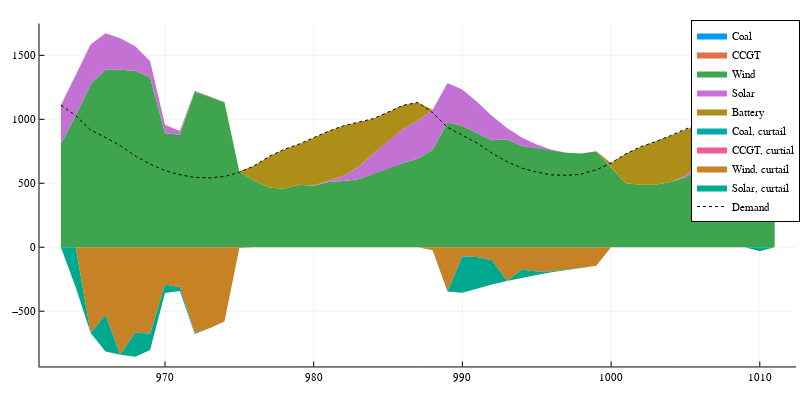

This figure's notebook cell:
### Code cell
using Plots
println(T)
@userplot StackedArea

# a simple "recipe" for Plots.jl to get stacked area plots
# usage: stackedarea(xvector, datamatrix, plotsoptions)
@recipe function f(pc::StackedArea)
    x, y = pc.args
    n = length(x)
    y = cumsum(y, dims=2)
    seriestype := :shape

    # create a filled polygon for each item
    for c=1:size(y,2)
        sx = vcat(x, reverse(x))
        sy = vcat(y[:,c], c==1 ? zeros(n) : reverse(y[:,c-1]))
        @series (sx, sy)
    end
end

a = X_gen_matrix[1, time_ls]
b = X_gen_matrix[2, time_ls]
c = X_gen_matrix[3, time_ls]
d = X_gen_matrix[4, time_ls]
e = X_gen_matrix[5, time_ls]
a_c = X_cur_matrix[1, time_ls] * -1
b_c = X_cur_matrix[2, time_ls] * -1
c_c = X_cur_matrix[3, time_ls] * -1
d_c = X_cur_matrix[4, time_ls] * -1
x = time_ls


time_ls = time_ls_opt
plotly()
stackedarea(x, [d c b a e], labels=["Coal" "CCGT" "Wind" "Solar" "Battery"], lw=0)
stackedarea!(x, [d_c c_c b_c a_c], labels=["Coal, curtail" "CCGT, curtial" "Wind, curtail" "Solar, curtail"], lw=0)
plot!(x, total_demand[time_ls], label="Demand", lc=:black, lw=1, ls=:dot)
# plot!(x, value.(X_D)[:], label="Demand, shifted", lc=:black, lw=2)
plot!(size=(800,400))

### Figure 1 — Plotly figure (JSON) as saved in the notebook; plotly's stock layout.template omitted (floating-point values rounded to 4 significant figures)
{"data": [{"fill": "tozeroy", "fillcolor": "rgba(0, 154, 250, 1.000)", "legendgroup": "Coal", "line": {"color": "rgba(0, 0, 0, 1.000)", "dash": "solid", "width": 0}, "mode": "lines", "name": "Coal", "showlegend": true, "type": "scatter", "x": [963, 964, 965, 966, 967, 968, 969, 970, 971, 972, 973, 974, 975, 976, 977, 978, 979, 980, 981, 982, 983, 984, 985, 986, 987, 988, 989, 990, 991, 992, 993, 994, 995, 996, 997, 998, 999, 1000, 1001, 1002, 1003, 1004, 1005, 1006, 1007, 1008, 1009, 1010, 1011, 1011, 1010, 1009, 1008, 1007, 1006, 1005, 1004, 1003, 1002, 1001, 1000, 999, 998, 997, 996, 995, 994, 993, 992, 991, 990, 989, 988, 987, 986, 985, 984, 983, 982, 981, 980, 979, 978, 977, 976, 975, 974, 973, 972, 971, 970, 969, 968, 967, 966, 965, 964, 963, 963], "xaxis": "x1", "y": [0, 0, 0, 0, 0, 0, 0, 0, 0, 0, 0, 0, 0, 0, 0, 0, 0, 0, 0, 0, 0, 0, 0, 0, 0, 0, 0, 0, 0, 0, 0, 0, 0, 0, 0, 0, 0, 0, 0, 0, 0, 0, 0, 0, 0, 0, 0, 0, 0, 0, 0, 0, 0, 0, 0, 0, 0, 0, 0, 0, 0, 0, 0, 0, 0, 0, 0, 0, 0, 0, 0, 0, 0, 0, 0, 0, 0, 0, 0, 0, 0, 0, 0, 0, 0, 0, 0, 0, 0, 0, 0, 0, 0, 0, 0, 0, 0, 0, 0], "yaxis": "y1"}, {"fill": "tozeroy", "fillcolor": "rgba(227, 111, 71, 1.000)", "legendgroup": "CCGT", "line": {"color": "rgba(0, 0, 0, 1.000)", "dash": "solid", "width": 0}, "mode": "lines", "name": "CCGT", "showlegend": true, "type": "scatter", "x": [963, 964, 965, 966, 967, 968, 969, 970, 971, 972, 973, 974, 975, 976, 977, 978, 979, 980, 981, 982, 983, 984, 985, 986, 987, 988, 989, 990, 991, 992, 993, 994, 995, 996, 997, 998, 999, 1000, 1001, 1002, 1003, 1004, 1005, 1006, 1007, 1008, 1009, 1010, 1011, 1011, 1010, 1009, 1008, 1007, 1006, 1005, 1004, 1003, 1002, 1001, 1000, 999, 998, 997, 996, 995, 994, 993, 992, 991, 990, 989, 988, 987, 986, 985, 984, 983, 982, 981, 980, 979, 978, 977, 976, 975, 974, 973, 972, 971, 970, 969, 968, 967, 966, 965, 964, 963, 963], "xaxis": "x1", "y": [0, 0, 0, 0, 0, 0, 0, 0, 0, 0, 0, 0, 0, 0, 0, 0, 0, 0, 0, 0, 0, 0, 0, 0, 0, 0, 0, 0, 0, 0, 0, 0, 0, 0, 0, 0, 0, 0, 0, 0, 0, 0, 0, 0, 0, 0, 0, 0, 0, 0, 0, 0, 0, 0, 0, 0, 0, 0, 0, 0, 0, 0, 0, 0, 0, 0, 0, 0, 0, 0, 0, 0, 0, 0, 0, 0, 0, 0, 0, 0, 0, 0, 0, 0, 0, 0, 0, 0, 0, 0, 0, 0, 0, 0, 0, 0, 0, 0, 0], "yaxis": "y1"}, {"fill": "tozeroy", "fillcolor": "rgba(62, 164, 78, 1.000)", "legendgroup": "Wind", "line": {"color": "rgba(0, 0, 0, 1.000)", "dash": "solid", "width": 0}, "mode": "lines", "name": "Wind", "showlegend": true, "type": "scatter", "x": [963, 964, 965, 966, 967, 968, 969, 970, 971, 972, 973, 974, 975, 976, 977, 978, 979, 980, 981, 982, 983, 984, 985, 986, 987, 988, 989, 990, 991, 992, 993, 994, 995, 996, 997, 998, 999, 1000, 1001, 1002, 1003, 1004, 1005, 1006, 1007, 1008, 1009, 1010, 1011, 1011, 1010, 1009, 1008, 1007, 1006, 1005, 1004, 1003, 1002, 1001, 1000, 999, 998, 997, 996, 995, 994, 993, 992, 991, 990, 989, 988, 987, 986, 985, 984, 983, 982, 981, 980, 979, 978, 977, 976, 975, 974, 973, 972, 971, 970, 969, 968, 967, 966, 965, 964, 963, 963], "xaxis": "x1", "y": [811.1, 1029.0, 1276.0, 1387.0, 1388.0, 1380.0, 1327.0, 890.9, 879.8, 1216.0, 1175.0, 1133.0, 592.3, 519.0, 467.0, 456.2, 487.9, 481.2, 509.4, 516.8, 531.8, 575.2, 614.0, 657.9, 691.9, 761.1, 974.1, 948.6, 890.5, 835.8, 844.5, 792.0, 775.8, 754.2, 738.5, 731.9, 750.1, 623.7, 500.0, 489.2, 488.3, 509.3, 547.7, 620.3, 710.2, 784.6, 845.7, 874.3, 820.5, 0, 0, 0, 0, 0, 0, 0, 0, 0, 0, 0, 0, 0, 0, 0, 0, 0, 0, 0, 0, 0, 0, 0, 0, 0, 0, 0, 0, 0, 0, 0, 0, 0, 0, 0, 0, 0, 0, 0, 0, 0, 0, 0, 0, 0, 0, 0, 0, 0, 811.1], "yaxis": "y1"}, {"fill": "tozeroy", "fillcolor": "rgba(195, 113, 210, 1.000)", "legendgroup": "Solar", "line": {"color": "rgba(0, 0, 0, 1.000)", "dash": "solid", "width": 0}, "mode": "lines", "name": "Solar", "showlegend": true, "type": "scatter", "x": [963, 964, 965, 966, 967, 968, 969, 970, 971, 972, 973, 974, 975, 976, 977, 978, 979, 980, 981, 982, 983, 984, 985, 986, 987, 988, 989, 990, 991, 992, 993, 994, 995, 996, 997, 998, 999, 1000, 1001, 1002, 1003, 1004, 1005, 1006, 1007, 1008, 1009, 1010, 1011, 1011, 1010, 1009, 1008, 1007, 1006, 1005, 1004, 1003, 1002, 1001, 1000, 999, 998, 997, 996, 995, 994, 993, 992, 991, 990, 989, 988, 987, 986, 985, 984, 983, 982, 981, 980, 979, 978, 977, 976, 975, 974, 973, 972, 971, 970, 969, 968, 967, 966, 965, 964, 963, 963], "xaxis": "x1", "y": [1111.0, 1343.0, 1585.0, 1673.0, 1633.0, 1571.0, 1454.0, 957.3, 907.7, 1223.0, 1175.0, 1133.0, 592.3, 519.0, 467.0, 456.2, 487.9, 481.9, 520.6, 559.3, 626.7, 733.7, 832.3, 924.5, 991.2, 1075.0, 1283.0, 1234.0, 1135.0, 1026.0, 933.0, 857.8, 803.4, 761.5, 738.9, 731.9, 750.1, 623.7, 500.0, 489.2, 488.3, 510.0, 558.6, 662.4, 804.5, 942.3, 1063.0, 1140.0, 1119.0, 820.5, 874.3, 845.7, 784.6, 710.2, 620.3, 547.7, 509.3, 488.3, 489.2, 500.0, 623.7, 750.1, 731.9, 738.5, 754.2, 775.8, 792.0, 844.5, 835.8, 890.5, 948.6, 974.1, 761.1, 691.9, 657.9, 614.0, 575.2, 531.8, 516.8, 509.4, 481.2, 487.9, 456.2, 467.0, 519.0, 592.3, 1133.0, 1175.0, 1216.0, 879.8, 890.9, 1327.0, 1380.0, 1388.0, 1387.0, 1276.0, 1029.0, 811.1, 1111.0], "yaxis": "y1"}, {"fill": "tozeroy", "fillcolor": "rgba(172, 142, 24, 1.000)", "legendgroup": "Battery", "line": {"color": "rgba(0, 0, 0, 1.000)", "dash": "solid", "width": 0}, "mode": "lines", "name": "Battery", "showlegend": true, "type": "scatter", "x": [963, 964, 965, 966, 967, 968, 969, 970, 971, 972, 973, 974, 975, 976, 977, 978, 979, 980, 981, 982, 983, 984, 985, 986, 987, 988, 989, 990, 991, 992, 993, 994, 995, 996, 997, 998, 999, 1000, 1001, 1002, 1003, 1004, 1005, 1006, 1007, 1008, 1009, 1010, 1011, 1011, 1010, 1009, 1008, 1007, 1006, 1005, 1004, 1003, 1002, 1001, 1000, 999, 998, 997, 996, 995, 994, 993, 992, 991, 990, 989, 988, 987, 986, 985, 984, 983, 982, 981, 980, 979, 978, 977, 976, 975, 974, 973, 972, 971, 970, 969, 968, 967, 966, 965, 964, 963, 963], "xaxis": "x1", "y": [1111.0, 1343.0, 1585.0, 1673.0, 1633.0, 1571.0, 1454.0, 957.3, 907.7, 1223.0, 1175.0, 1133.0, 592.3, 637.2, 709.6, 764.6, 805.6, 854.9, 907.4, 949.5, 974.7, 1005.0, 1056.0, 1109.0, 1132.0, 1075.0, 1283.0, 1234.0, 1135.0, 1026.0, 933.0, 857.8, 803.4, 761.5, 738.9, 731.9, 750.1, 658.1, 730.5, 786.3, 826.3, 872.6, 923.5, 965.4, 989.0, 1017.0, 1063.0, 1140.0, 1125.0, 1119.0, 1140.0, 1063.0, 942.3, 804.5, 662.4, 558.6, 510.0, 488.3, 489.2, 500.0, 623.7, 750.1, 731.9, 738.9, 761.5, 803.4, 857.8, 933.0, 1026.0, 1135.0, 1234.0, 1283.0, 1075.0, 991.2, 924.5, 832.3, 733.7, 626.7, 559.3, 520.6, 481.9, 487.9, 456.2, 467.0, 519.0, 592.3, 1133.0, 1175.0, 1223.0, 907.7, 957.3, 1454.0, 1571.0, 1633.0, 1673.0, 1585.0, 1343.0, 1111.0, 1111.0], "yaxis": "y1"}, {"fill": "tozeroy", "fillcolor": "rgba(0, 170, 174, 1.000)", "legendgroup": "Coal, curtail", "line": {"color": "rgba(0, 0, 0, 1.000)", "dash": "solid", "width": 0}, "mode": "lines", "name": "Coal, curtail", "showlegend": true, "type": "scatter", "x": [963, 964, 965, 966, 967, 968, 969, 970, 971, 972, 973, 974, 975, 976, 977, 978, 979, 980, 981, 982, 983, 984, 985, 986, 987, 988, 989, 990, 991, 992, 993, 994, 995, 996, 997, 998, 999, 1000, 1001, 1002, 1003, 1004, 1005, 1006, 1007, 1008, 1009, 1010, 1011, 1011, 1010, 1009, 1008, 1007, 1006, 1005, 1004, 1003, 1002, 1001, 1000, 999, 998, 997, 996, 995, 994, 993, 992, 991, 990, 989, 988, 987, 986, 985, 984, 983, 982, 981, 980, 979, 978, 977, 976, 975, 974, 973, 972, 971, 970, 969, 968, 967, 966, 965, 964, 963, 963], "xaxis": "x1", "y": [0, 0, 0, 0, 0, 0, 0, 0, 0, 0, 0, 0, 0, 0, 0, 0, 0, 0, 0, 0, 0, 0, 0, 0, 0, 0, 0, 0, 0, 0, 0, 0, 0, 0, 0, 0, 0, 0, 0, 0, 0, 0, 0, 0, 0, 0, 0, 0, 0, 0, 0, 0, 0, 0, 0, 0, 0, 0, 0, 0, 0, 0, 0, 0, 0, 0, 0, 0, 0, 0, 0, 0, 0, 0, 0, 0, 0, 0, 0, 0, 0, 0, 0, 0, 0, 0, 0, 0, 0, 0, 0, 0, 0, 0, 0, 0, 0, 0, 0], "yaxis": "y1"}, {"fill": "tozeroy", "fillcolor": "rgba(237, 94, 147, 1.000)", "legendgroup": "CCGT, curtial", "line": {"color": "rgba(0, 0, 0, 1.000)", "dash": "solid", "width": 0}, "mode": "lines", "name": "CCGT, curtial", "showlegend": true, "type": "scatter", "x": [963, 964, 965, 966, 967, 968, 969, 970, 971, 972, 973, 974, 975, 976, 977, 978, 979, 980, 981, 982, 983, 984, 985, 986, 987, 988, 989, 990, 991, 992, 993, 994, 995, 996, 997, 998, 999, 1000, 1001, 1002, 1003, 1004, 1005, 1006, 1007, 1008, 1009, 1010, 1011, 1011, 1010, 1009, 1008, 1007, 1006, 1005, 1004, 1003, 1002, 1001, 1000, 999, 998, 997, 996, 995, 994, 993, 992, 991, 990, 989, 988, 987, 986, 985, 984, 983, 982, 981, 980, 979, 978, 977, 976, 975, 974, 973, 972, 971, 970, 969, 968, 967, 966, 965, 964, 963, 963], "xaxis": "x1", "y": [0, 0, 0, 0, 0, 0, 0, 0, 0, 0, 0, 0, 0, 0, 0, 0, 0, 0, 0, 0, 0, 0, 0, 0, 0, 0, 0, 0, 0, 0, 0, 0, 0, 0, 0, 0, 0, 0, 0, 0, 0, 0, 0, 0, 0, 0, 0, 0, 0, 0, 0, 0, 0, 0, 0, 0, 0, 0, 0, 0, 0, 0, 0, 0, 0, 0, 0, 0, 0, 0, 0, 0, 0, 0, 0, 0, 0, 0, 0, 0, 0, 0, 0, 0, 0, 0, 0, 0, 0, 0, 0, 0, 0, 0, 0, 0, 0, 0, 0], "yaxis": "y1"}, {"fill": "tozeroy", "fillcolor": "rgba(198, 130, 37, 1.000)", "legendgroup": "Wind, curtail", "line": {"color": "rgba(0, 0, 0, 1.000)", "dash": "solid", "width": 0}, "mode": "lines", "name": "Wind, curtail", "showlegend": true, "type": "scatter", "x": [963, 964, 965, 966, 967, 968, 969, 970, 971, 972, 973, 974, 975, 976, 977, 978, 979, 980, 981, 982, 983, 984, 985, 986, 987, 988, 989, 990, 991, 992, 993, 994, 995, 996, 997, 998, 999, 1000, 1001, 1002, 1003, 1004, 1005, 1006, 1007, 1008, 1009, 1010, 1011, 1011, 1010, 1009, 1008, 1007, 1006, 1005, 1004, 1003, 1002, 1001, 1000, 999, 998, 997, 996, 995, 994, 993, 992, 991, 990, 989, 988, 987, 986, 985, 984, 983, 982, 981, 980, 979, 978, 977, 976, 975, 974, 973, 972, 971, 970, 969, 968, 967, 966, 965, 964, 963, 963], "xaxis": "x1", "y": [0, 0, -670.2, -528.6, -840.1, -665.7, -677.1, -291.6, -313.3, -670.7, -633.1, -580.1, -6.777, 0, 0, 0, 0, 0, 0, 0, 0, 0, 0, 0, 0, -23.4, -345.4, -70.16, -77.37, -101.6, -263.9, -173.2, -188.9, -188.7, -177.5, -160.7, -145.5, 0, 0, 0, 0, 0, 0, 0, 0, 0, 0, 0, 0, 0, 0, 0, 0, 0, 0, 0, 0, 0, 0, 0, 0, 0, 0, 0, 0, 0, 0, 0, 0, 0, 0, 0, 0, 0, 0, 0, 0, 0, 0, 0, 0, 0, 0, 0, 0, 0, 0, 0, 0, 0, 0, 0, 0, 0, 0, 0, 0, 0, 0], "yaxis": "y1"}, {"fill": "tozeroy", "fillcolor": "rgba(0, 169, 141, 1.000)", "legendgroup": "Solar, curtail", "line": {"color": "rgba(0, 0, 0, 1.000)", "dash": "solid", "width": 0}, "mode": "lines", "name": "Solar, curtail", "showlegend": true, "type": "scatter", "x": [963, 964, 965, 966, 967, 968, 969, 970, 971, 972, 973, 974, 975, 976, 977, 978, 979, 980, 981, 982, 983, 984, 985, 986, 987, 988, 989, 990, 991, 992, 993, 994, 995, 996, 997, 998, 999, 1000, 1001, 1002, 1003, 1004, 1005, 1006, 1007, 1008, 1009, 1010, 1011, 1011, 1010, 1009, 1008, 1007, 1006, 1005, 1004, 1003, 1002, 1001, 1000, 999, 998, 997, 996, 995, 994, 993, 992, 991, 990, 989, 988, 987, 986, 985, 984, 983, 982, 981, 980, 979, 978, 977, 976, 975, 974, 973, 972, 971, 970, 969, 968, 967, 966, 965, 964, 963, 963], "xaxis": "x1", "y": [0, -314.2, -670.2, -814.4, -840.1, -856.2, -804.3, -357.9, -341.2, -678.1, -633.1, -580.1, -6.777, 0, 0, 0, 0, 0, 0, 0, 0, 0, 0, 0, 0, -23.4, -345.4, -355.4, -321.9, -291.5, -263.9, -239.0, -216.4, -196.0, -177.5, -160.7, -145.5, 0, 0, 0, 0, 0, 0, 0, 0, 0, 0, -30.65, 0, 0, 0, 0, 0, 0, 0, 0, 0, 0, 0, 0, 0, -145.5, -160.7, -177.5, -188.7, -188.9, -173.2, -263.9, -101.6, -77.37, -70.16, -345.4, -23.4, 0, 0, 0, 0, 0, 0, 0, 0, 0, 0, 0, 0, -6.777, -580.1, -633.1, -670.7, -313.3, -291.6, -677.1, -665.7, -840.1, -528.6, -670.2, 0, 0, 0], "yaxis": "y1"}, {"colorbar": {"len": 0.9525, "title": "", "x": 0.9951, "y": 0.5139}, "legendgroup": "Demand", "line": {"color": "rgba(0, 0, 0, 1.000)", "dash": "dot", "shape": "linear", "width": 1}, "mode": "lines", "name": "Demand", "showlegend": true, "type": "scatter", "x": [963, 964, 965, 966, 967, 968, 969, 970, 971, 972, 973, 974, 975, 976, 977, 978, 979, 980, 981, 982, 983, 984, 985, 986, 987, 988, 989, 990, 991, 992, 993, 994, 995, 996, 997, 998, 999, 1000, 1001, 1002, 1003, 1004, 1005, 1006, 1007, 1008, 1009, 1010, 1011], "xaxis": "x", "y": [1111.0, 1029.0, 914.9, 858.4, 793.1, 714.8, 649.5, 599.4, 566.5, 545.3, 542.3, 553.0, 585.5, 637.2, 709.6, 764.6, 805.6, 854.9, 907.4, 949.5, 974.7, 1005.0, 1056.0, 1109.0, 1132.0, 1051.0, 937.6, 878.5, 813.2, 734.1, 669.1, 618.8, 586.9, 565.5, 561.4, 571.2, 604.6, 658.1, 730.5, 786.3, 826.3, 872.6, 923.5, 965.4, 989.0, 1017.0, 1063.0, 1110.0, 1125.0], "yaxis": "y"}], "layout": {"annotations": [], "height": 400, "legend": {"bgcolor": "rgba(255, 255, 255, 1.000)", "bordercolor": "rgba(0, 0, 0, 1.000)", "borderwidth": 1, "font": {"color": "rgba(0, 0, 0, 1.000)", "family": "sans-serif", "size": 11}, "title": {"font": {"color": "rgba(0, 0, 0, 1.000)", "family": "sans-serif", "size": 15}, "text": ""}, "tracegroupgap": 0, "traceorder": "normal", "x": 1, "xanchor": "auto", "y": 1, "yanchor": "auto"}, "margin": {"b": 20, "l": 0, "r": 0, "t": 20}, "paper_bgcolor": "rgba(255, 255, 255, 1.000)", "plot_bgcolor": "rgba(255, 255, 255, 1.000)", "showlegend": true, "width": 800, "xaxis": {"anchor": "y", "domain": [0.04937, 0.9951], "gridcolor": "rgba(0, 0, 0, 0.100)", "gridwidth": 0.5, "linecolor": "rgba(0, 0, 0, 1.000)", "mirror": false, "range": [961.6, 1012.0], "showgrid": true, "showline": true, "showticklabels": true, "tickangle": 0, "tickcolor": "rgb(0, 0, 0)", "tickfont": {"color": "rgba(0, 0, 0, 1.000)", "family": "sans-serif", "size": 11}, "tickmode": "array", "ticks": "inside", "ticktext": ["970", "980", "990", "1000", "1010"], "tickvals": [970, 980, 990, 1000, 1010], "title": "", "titlefont": {"color": "rgba(0, 0, 0, 1.000)", "family": "sans-serif", "size": 15}, "type": "-", "visible": true, "zeroline": false, "zerolinecolor": "rgba(0, 0, 0, 1.000)"}, "yaxis": {"anchor": "x", "domain": [0.03762, 0.9902], "gridcolor": "rgba(0, 0, 0, 0.100)", "gridwidth": 0.5, "linecolor": "rgba(0, 0, 0, 1.000)", "mirror": false, "range": [-932.1, 1749.0], "showgrid": true, "showline": true, "showticklabels": true, "tickangle": 0, "tickcolor": "rgb(0, 0, 0)", "tickfont": {"color": "rgba(0, 0, 0, 1.000)", "family": "sans-serif", "size": 11}, "tickmode": "array", "ticks": "inside", "ticktext": ["−500", "0", "500", "1000", "1500"], "tickvals": [-500, 0, 500, 1000, 1500], "title": "", "titlefont": {"color": "rgba(0, 0, 0, 1.000)", "family": "sans-serif", "size": 15}, "type": "-", "visible": true, "zeroline": false, "zerolinecolor": "rgba(0, 0, 0, 1.000)"}}}
